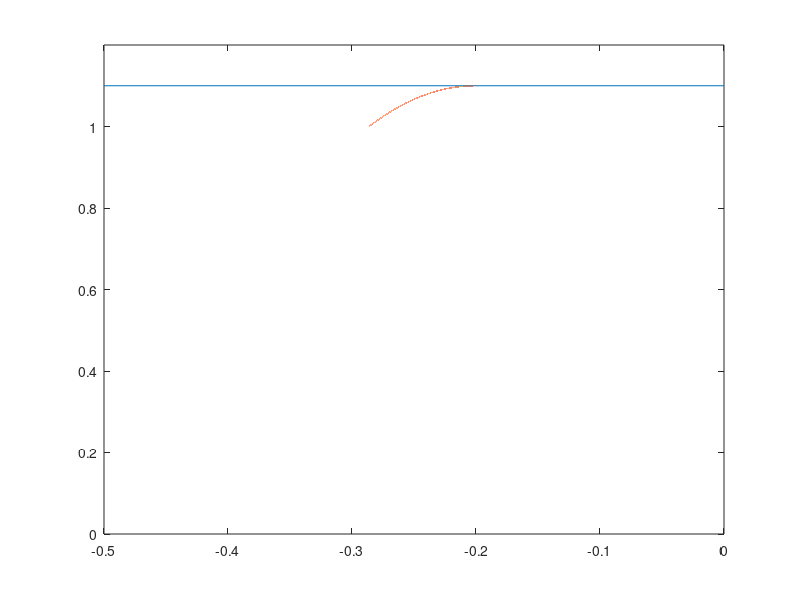

Write the MATLAB code that produced this figure. (Note: this script raises an error after producing the figure.)
x0=-0.286178;
dx0= 1-0.400854;
z0=1;
dz0 = 1.40071;
t = 0.1427839;
x_orbit=dx0*t;


tspan = [0:0.00001:t];
x = x0+dx0*tspan;
z = z0+dz0*tspan -0.5*9.81*tspan.^2;

figure;
plot([-0.5,0],[1 1]*1.1);
hold on;
plot(x,z)
axis([-0.5 0.0 0.0 1.2])
circle(0,0,1.118);
tspan=[0:0.0001:100];
[t,y] =ode45(@qfun, tspan, [-0.3;1;1;0]);
hold on;
plot(y(:,1),y(:,3));
legend('heightconstraint','minheightcapture','leglengthconstraint','Twan')